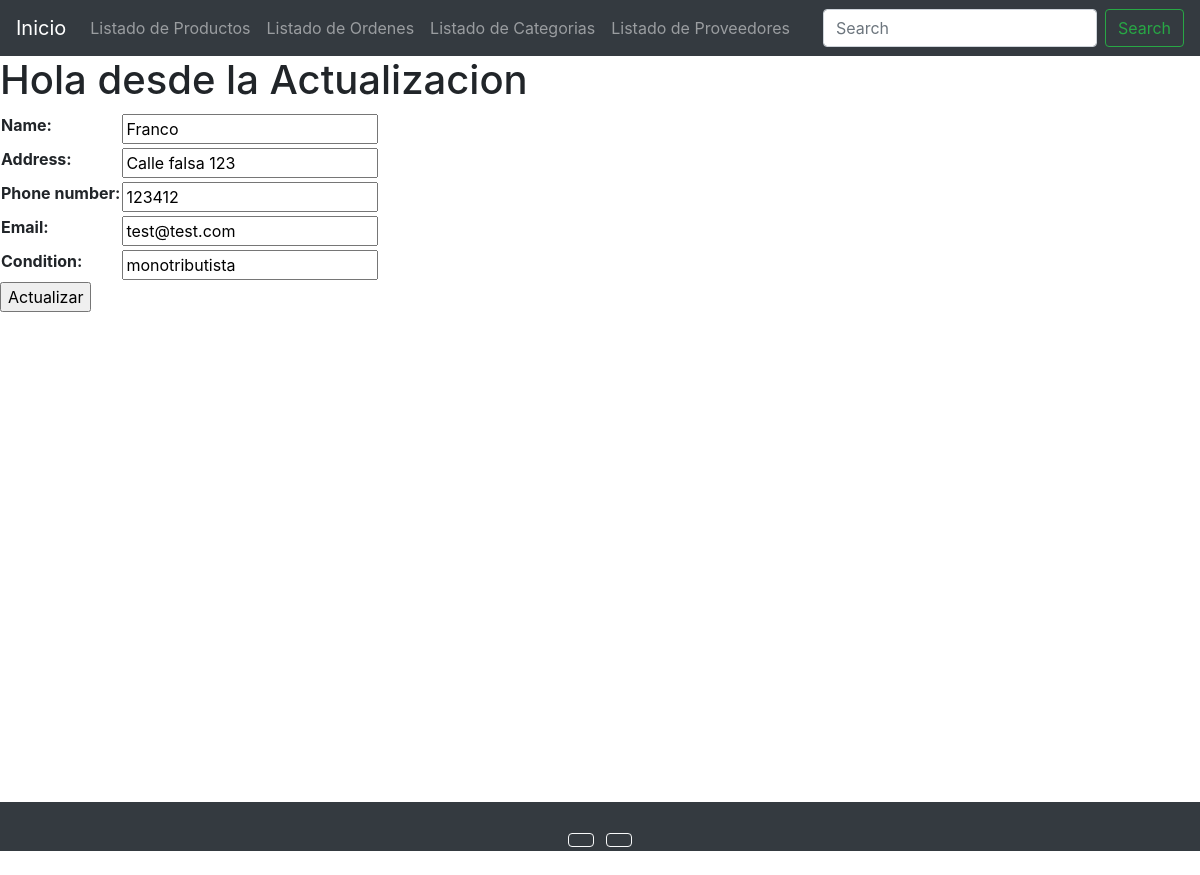
/providers/update-provider/1/, run on an earlier commit of the app's database.
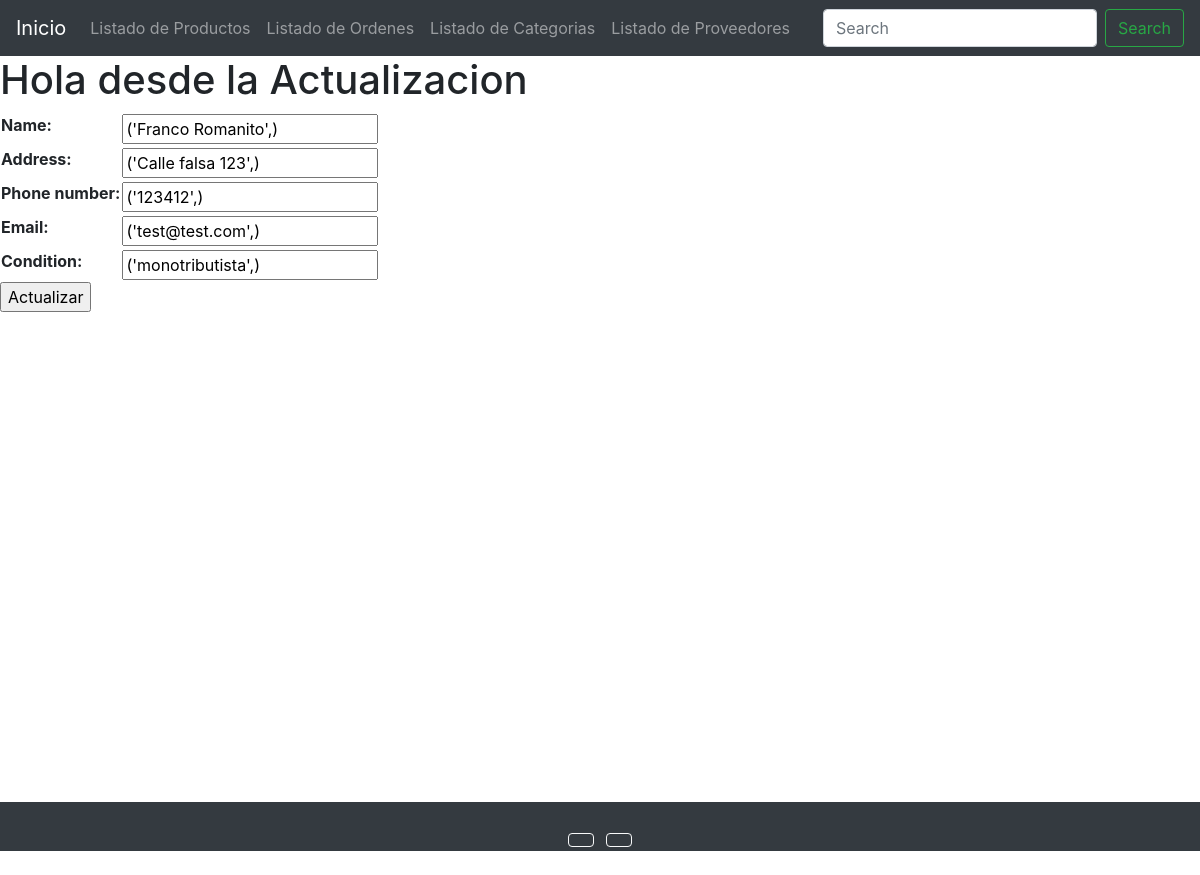
And on a later commit of the database.
### providers/models.py (models this page shows, shortened)
class Provider(models.Model):
    CONDITION_CHOICES = (
        ('monotributista','monotributista'),
        ('responsable inscripto','responsable inscripto'),
    )
    name = models.CharField(max_length = 100)
    address = models.CharField(max_length = 300)
    phone_number = models.CharField(max_length=20)
    email = models.EmailField()
    condition = models.CharField(max_length=50,choices = CONDITION_CHOICES)
    is_active = models.BooleanField(default=True)

### providers/views.py (the view, shortened to what this page needs)
# urls.py: path('update-provider/<int:id>/',providers_update,name='providers_update'),
def providers_update(request,id):
    provider = Provider.objects.get(id=id)
    if request.method == 'GET':
        context = {
            'form' : ProviderForm(
                initial = {
                    'name':provider.name,
                    'address':provider.address,
                    'phone_number':provider.phone_number,
                    'email':provider.email,
                    'condition':provider.condition,
                }
            )
    }
        return render(request, 'providers/update_provider.html',context=context)
    else:
        context = {
            'form_errors': form.errors,
            'form':ProviderForm()
        }
    return render(request, 'providers/update_provider.html',context=context)

### providers/forms.py
class ProviderForm(forms.Form):
    name = forms.CharField(max_length=100)
    address = forms.CharField(max_length=300)
    phone_number = forms.CharField(max_length=20)
    email = forms.EmailField()
    condition = forms.CharField(max_length=50)

### templates/providers/update_provider.html (shortened to what this page needs)
{% extends 'base.html' %}
{% block content %}
    <h1>Hola desde la Actualizacion</h1>
    {% if form %}
        <form action="" method="POST">
            <table>
                {{form.as_table}}
            </table>
            <input type="submit" value="Actualizar">
        </form>
    {% endif %}
{% endblock %}

What changed in the data, as far as the page shows it:
changed Provider: name "Franco" → "('Franco Romanito',)"; address "Calle falsa 123" → "('Calle falsa 123',)"; phone_number "123412" → "('123412',)"; email "test@test.com" → "('test@test.com',)"; condition "monotributista" → "('monotributista',)"
